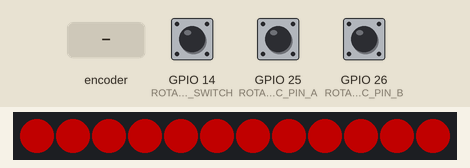
A sketch run on a simulated ESP32. On the bench: 12 RGB LEDs in strip order, left to right. The inputs (shaded band) are chosen by the test bench; at power-on: GPIO 14 (ROTARY_ENC_SWITCH) HIGH, GPIO 25 (ROTARY_ENC_PIN_A) HIGH, GPIO 26 (ROTARY_ENC_PIN_B) HIGH. Dim RGB values are drawn brighter than linear.

Above: at 1.2 s.
1.3 s: rotary encoder on GPIO 14 (ROTARY_ENC_SWITCH) / GPIO 26 (ROTARY_ENC_PIN_B) turned 1 step (first pin leading)
At 1.45 s:
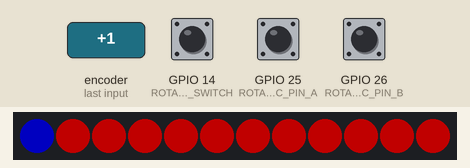
4.0 s: rotary encoder on GPIO 14 (ROTARY_ENC_SWITCH) / GPIO 26 (ROTARY_ENC_PIN_B) turned 1 step (first pin leading)
At 4.15 s:
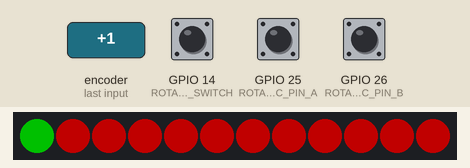
6.4 s: rotary encoder on GPIO 14 (ROTARY_ENC_SWITCH) / GPIO 26 (ROTARY_ENC_PIN_B) turned 1 step (first pin leading)
At 7.02 s:
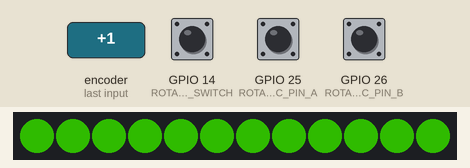
Timing chart, 0 to 9.4 s (numbered marks = the images above; inputs shaded):
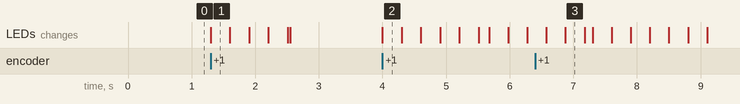

Measured:
- after the input at 1.3 s, the LEDs: change at once (image 1)
- after the input at 4.0 s, the LEDs: change at once (image 2)
- after the input at 6.4 s, the LEDs: first differ from a run without the input after 0.48 s (image 3)

The sketch:

TurnTimer_Rotary_Encoder.ino
```cpp
#include <FastLED.h>

//pins
const byte DATA_PIN = 13;  // neo-pixel data pin
const unsigned int ROTARY_ENC_PIN_A = 25;
const unsigned int ROTARY_ENC_PIN_B = 26;
const unsigned int ROTARY_ENC_SWITCH = 14;

//Rotary Encoder States
#define NO_CHANGE 0
#define TURN_CW 1
#define TURN_CCW 2

//Direction     ┌─  ccw  ─┐  N  ┌─  cw  ─┐
//position       0  1  2  3  4  5  6  7  8
byte aState[] = { 3, 2, 0, 1, 3, 2, 0, 1, 3 };
byte lastState = 3;
volatile int count = 0;
unsigned int position = 4;
volatile byte encoderStatus = NO_CHANGE;

// LED array
const byte NUM_LEDS = 12;
CRGB leds[NUM_LEDS];

// Colors used when setting time.  Color ref: https://github.com/FastLED/FastLED/wiki/FastLED-HSV-Colors
const CHSV UNCOUNTED_COLOR = CHSV(0, 255, 255);          //Red
const CHSV SECONDS_COUNTED_COLOR = CHSV(160, 255, 255);  //Blue
const CHSV MINUTES_COUNTED_COLOR = CHSV(96, 255, 255);   // Green
const CHSV HOURS_COUNTED_COLOR = CHSV(64, 255, 255);     // Yellow
const CHSV RESET_COLOR = CHSV(213, 255, 255);            // Purple

// Colors / "Hue" used durring each turn (0-255)
const int START_HUE = 85;                       //Green(ish) MUST be a number < END_HUE
const int END_HUE = 255;                        //Red
const int HUE_INCREMENT = END_HUE - START_HUE;  // Used to change color based on selected turn time

// Timing settings
long turnTime = 0;                                  // Manages the turnTime - determined in setup(), used in loop()
const unsigned long HOLD_TO_FINISH_INTERVAL = 500;  // How long to hold button when making final selection for time
unsigned long previousButtonHoldTime = 0;           // Used for determining long button hold time

// Flag set in ISR to indicate a button press
volatile boolean buttonPressed = false;


/************************************************************
   ISR: Action to take on Rotary Endcode switch press
 ***********************************************************/
void buttonPress() {
  buttonPressed = true;  //flag that button was pressed
}

/************************************************************
   ISR: Get rotary encoder position
 ***********************************************************/
void IRAM_ATTR readEncoderStatus() {
  byte A_Output = digitalRead(ROTARY_ENC_PIN_A);
  byte B_Output = digitalRead(ROTARY_ENC_PIN_B);
  byte currState = (A_Output * 2) + B_Output;

  if (currState != lastState) {

    if (currState == aState[position + 1]) {
      position++;
      //Serial.println(position);
      if (position == 8) {
        count++;
        position = 4;
        encoderStatus = TURN_CW;
      }
    } else if (currState == aState[position - 1]) {
      position--;
      //Serial.println(position);
      if (position == 0) {
        count--;
        position = 4;
        encoderStatus = TURN_CCW;
      }
    }

    lastState = currState;
  }
}

/************************************************************
   LED Effect: Set all LEDs same color
 ***********************************************************/
void changeAllColorTo(int h, int s = 255, int v = 255) {
  for (int i = 0; i < NUM_LEDS; i++) {
    leds[i] = CHSV(h, s, v);
  }
}

/************************************************************
   LED Effect: Blink Red
 ***********************************************************/
void blinkRed() {

  changeAllColorTo(255);
  FastLED.show();
  delay(300);

  changeAllColorTo(0, 0, 0);
  FastLED.show();
  delay(300);
}

/************************************************************
   LED Effect: Fade All
 ***********************************************************/
void fadeall() {
  for (int i = 0; i < NUM_LEDS; i++) {
    leds[i].nscale8(100);
  }
}

/************************************************************
   LED Effect: Half Cyclon
 ***********************************************************/
void halfCylon(CHSV color) {
  static uint8_t hue = 0;

  for (int i = 0; i < NUM_LEDS; i++) {
    leds[i] = color;
    FastLED.show();
    fadeall();
    delay(10);
  }
}

/************************************************************
   Signal a time unit has been selected
 ***********************************************************/
void signalTimeSelected(CHSV color) {
  for (int i = 0; i < 10; i++) {
    halfCylon(color);
  }
}

/************************************************************
   Select Turn Time Routine
 ***********************************************************/
int selectTime(CHSV uncountedColor, CHSV countedColor) {

  int tempCount = 0;  // This tracks the button presses, each button press is a time unit
  boolean update = true;

  while (true) {

    // Get current position from rotary encoder
    if (encoderStatus != NO_CHANGE) {

      //Constrain count from 0-NUM_LEDs
      if (count > NUM_LEDS) {
        count = NUM_LEDS;
      } else if (count < 0) {
        count = 0;
      }

      noInterrupts();
      tempCount = count;
      interrupts();

      encoderStatus = NO_CHANGE;
      update = true;
    }

    if (update) {
      // Set color of each LED based on counted or uncounted
      for (int i = 0; i < NUM_LEDS; i++) {
        //leds[NUM_LEDS - 1 - i] = i < tempCount  // Comment next line and uncomment this line for reverse LED installation
        leds[i] = i < tempCount
                    ? countedColor
                    : uncountedColor;
      }
      FastLED.show();
      update = false;
    }

    // Check if button held
    if (!digitalRead(ROTARY_ENC_SWITCH)) {

      signalTimeSelected(countedColor);  //Display cylon effect to show selection has been made
      buttonPressed = false;             // reset ISR button flag
      count = 0;                         // Reset count
      break;
    }
  }

  return tempCount;  //Returns the number of times the button was pressed (less the long hold)
}


/************************************************************
   Compute Turn Time
 ***********************************************************/
long computeTurnTime(long s = 0, long m = 0) {

  s = s * 5 * 1000;   // 5 seconds for every count
  m = m * 60 * 1000;  // 1 minute for every count

  return s + m;  // in milliseconds
}

void setup() {
  Serial.begin(115200);

  FastLED.addLeds<NEOPIXEL, DATA_PIN>(leds, NUM_LEDS);
  FastLED.setBrightness(84);

  pinMode(ROTARY_ENC_SWITCH, INPUT_PULLUP);
  pinMode(ROTARY_ENC_PIN_A, INPUT_PULLUP);
  pinMode(ROTARY_ENC_PIN_B, INPUT_PULLUP);

  attachInterrupt(digitalPinToInterrupt(ROTARY_ENC_SWITCH), buttonPress, RISING);
  attachInterrupt(digitalPinToInterrupt(ROTARY_ENC_PIN_A), readEncoderStatus, CHANGE);
  attachInterrupt(digitalPinToInterrupt(ROTARY_ENC_PIN_B), readEncoderStatus, CHANGE);
}

void loop() {

  static bool updateTime = true;
  static unsigned long timerIncrement = 0;
  static unsigned long previousMillisTimer = 0;
  unsigned long currentMillisTimer = millis();

  static int hue = START_HUE;
  boolean overTime = false;

  // Set turn time.  Select seconds, then minutes.
  if (updateTime) {

    long secondsCount = selectTime(UNCOUNTED_COLOR, SECONDS_COUNTED_COLOR);
    long minutesCount = selectTime(UNCOUNTED_COLOR, MINUTES_COUNTED_COLOR);

    turnTime = computeTurnTime(secondsCount, minutesCount);  // get total turn time
    timerIncrement = turnTime / HUE_INCREMENT;               // How much time to wait between each hue change

    hue = START_HUE;
    updateTime = false;
  }

  // If long button press, set flag for new turn time
  unsigned long startPressButton = millis();

  while (!digitalRead(ROTARY_ENC_SWITCH)) {
    unsigned long currentPressButton = millis();
    if (currentPressButton - startPressButton > HOLD_TO_FINISH_INTERVAL) {
      updateTime = true;
      signalTimeSelected(RESET_COLOR);  //Display cylon effect to show selection has been made
    }
  }

  // If short button press, reset hue
  if (buttonPressed) {
    hue = START_HUE;
    buttonPressed = false;  // Reset button flag
  }

  // As turn time elapses, show a fade from Green to Blue to Red
  if (currentMillisTimer - previousMillisTimer > timerIncrement) {
    previousMillisTimer = currentMillisTimer;
    changeAllColorTo(hue);
    FastLED.show();
    hue++;
  }

  // If hue increment all the way to end, LEDs go into "overtime" mode
  if (hue == END_HUE) {
    hue = START_HUE;
    overTime = true;
  }

  // Over Time Mode, All LEDs blink
  while (overTime) {

    blinkRed();

    // If button flag was set in ISR, or Long button hold, then exit
    if (!digitalRead(ROTARY_ENC_SWITCH) || buttonPressed) {
      buttonPressed = false;
      break;
    }
  }
}  // End loop()
```
